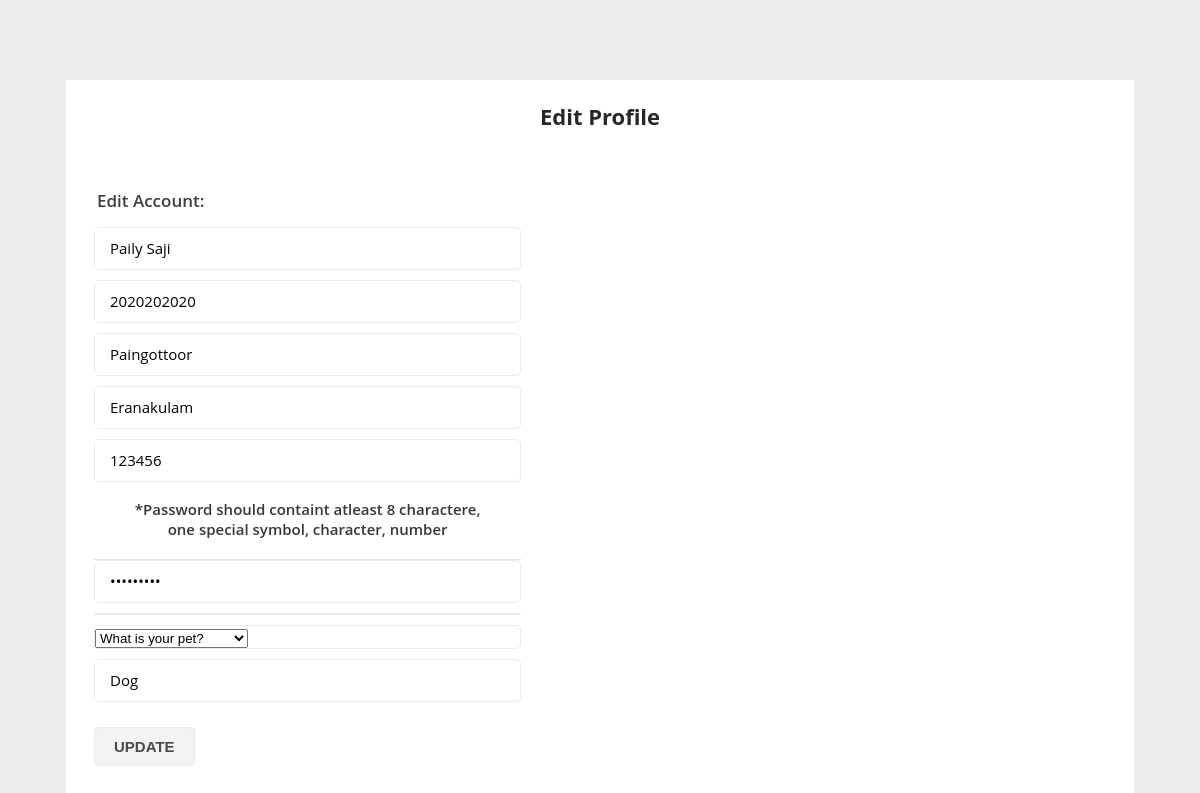
/donor/form/edit.php?email=abc@gmail.com, run on an earlier commit of the app's database.
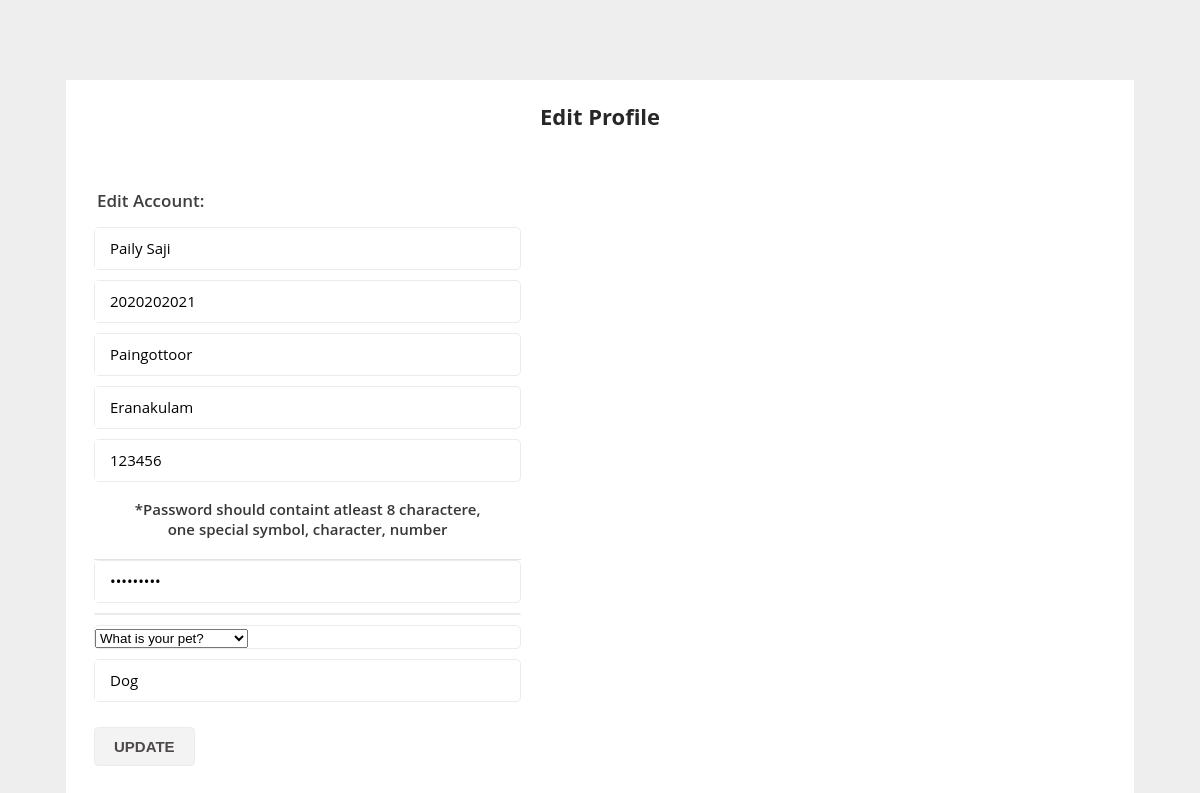
And on a later commit of the database.
### tables this page shows
CREATE TABLE `registration_donor` (
  `user_id` int(11) NOT NULL,
  `full_name` varchar(100) NOT NULL,
  `email` varchar(200) NOT NULL,
  `mob` int(11) NOT NULL,
  `street` varchar(200) NOT NULL,
  `district` varchar(200) NOT NULL,
  `pincode` int(11) NOT NULL,
  `password` varchar(200) NOT NULL
);

### donor/form/edit.php (the view, shortened to what this page needs)
<!DOCTYPE html>
<html>
<head>
    <link href="css/style.css" rel='stylesheet' type='text/css' />
</head>
<body>
<?php
require('connect.php');
$email = $_GET['email'];
$stmt = $conn->prepare("SELECT * FROM registration_donor WHERE email = ?");
$stmt1 = $conn->prepare("SELECT * FROM login WHERE email = ?");
$stmt->bind_param("s", $email);
if (!$stmt->execute()) {
    die("Execute failed: " . $stmt->error);
}
$res = $stmt->get_result();
if ($res->num_rows > 0) {
    $row = $res->fetch_assoc();
    ?>
    <div class="main">
        <div class="header">
            <h1>Edit Profile</h1>
        </div>
        <form onsubmit="return validatePassword()" action="update.php?email=<?php echo $email; ?>" method="POST" enctype="multipart/form-data">
            <ul class="left-form">
                <h2>Edit Account:</h2>
                <li>
                    <input type="text" name="full_name" placeholder="Full Name" value="<?php echo $row['full_name'] ?>" pattern="^[A-Za-z\s]+$" required/>
                </li>
                <li>
                    <input type="text" name="mobnumber" placeholder="Mobile Number" value="<?php echo $row['mob'] ?>" pattern="^\d{10,11}$" required/>
                </li>
                <li>
                    <input type="text" name="street" placeholder="Street" value="<?php echo $row['street'] ?>" pattern="^[A-Za-z]+$" required/>
                </li>
                <li>
                    <input type="text" name="district" placeholder="District" value="<?php echo $row['district'] ?>" pattern="^[A-Za-z]+$" required/>
                </li>
                <li>
                    <input type="text" name="pincode" placeholder="Pincode" value="<?php echo $row['pincode'] ?>" pattern="^\d{6}$" required/>
                </li>
                <p>*Password should containt atleast 8 charactere, one special symbol, character, number</p>
                <li>
                    <input type="password" name="password" placeholder="Password" value="<?php echo $row['password'] ?>" id="password" pattern="^(?=.*[0-9])(?=.*[a-zA-Z])(?=.*[@#$%^&+=!])(?=\S+$).{8,}$" required/>
                </li>
                <li>
                </li>
                <?php
               } if (!$stmt1->bind_param("s", $email)) {
                    die("Binding parameters failed: " . $stmt1->error);
                }
                if (!$stmt1->execute()) {
                    die("Execute failed: " . $stmt1->error);
                }
                $res1 = $stmt1->get_result();
                if ($res1->num_rows > 0) {
                    $row1 = $res1->fetch_assoc();
                    ?>
                    <li>
                        <select id="Questions" name="security_question">
                            <option value="What is your pet?" <?php if ($row1['security_question'] === 'What is your pet?') echo 'selected'; ?>>What is your pet?</option>
                        </select>
                    </li>
                    <li>
                        <input type="text" name="your_answer" placeholder="Answer" value="<?php echo $row1['security_answer'] ?>" required/>
                    </li>
                <?php } ?>
                <input type="submit" value="UPDATE" name="update">
            </ul>
        </form>
    </div>
</body>
</html>

What changed in the data, as far as the page shows it:
changed registration_donor "Paily Saji": mobnumber "2020202020" → "2020202021"
